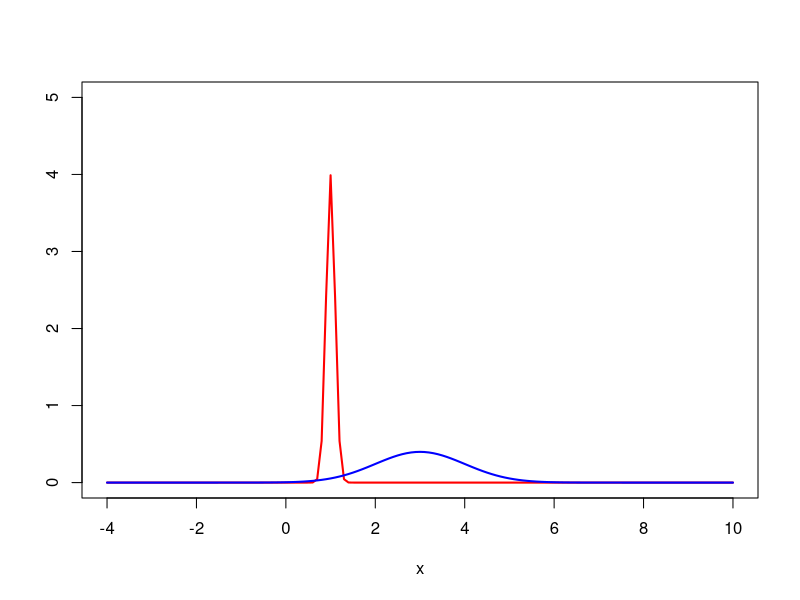
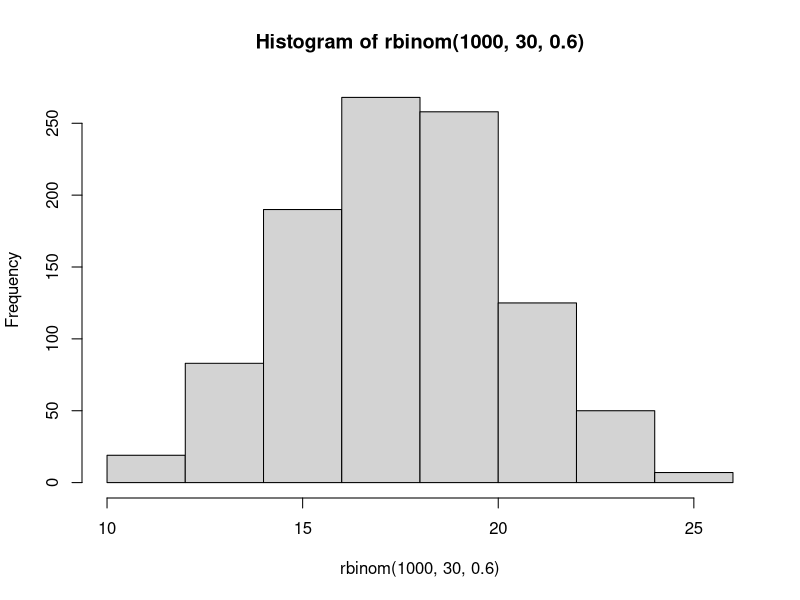
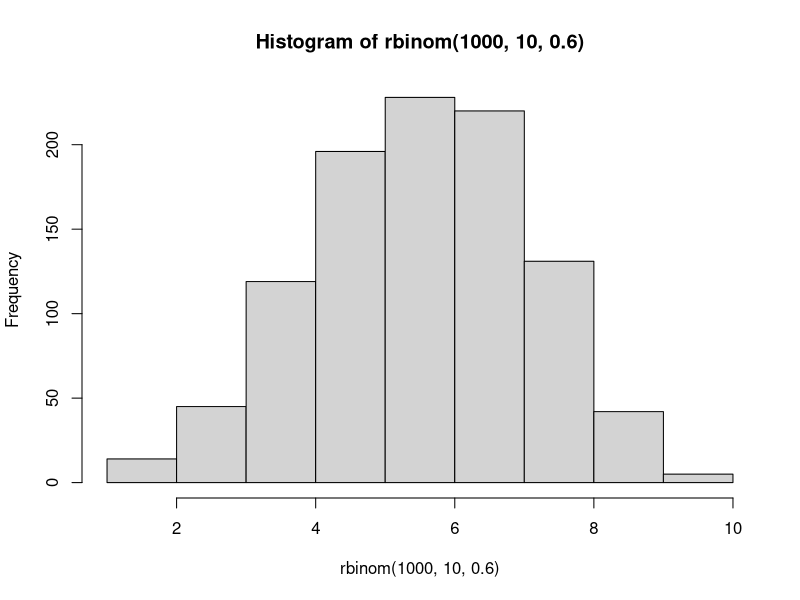
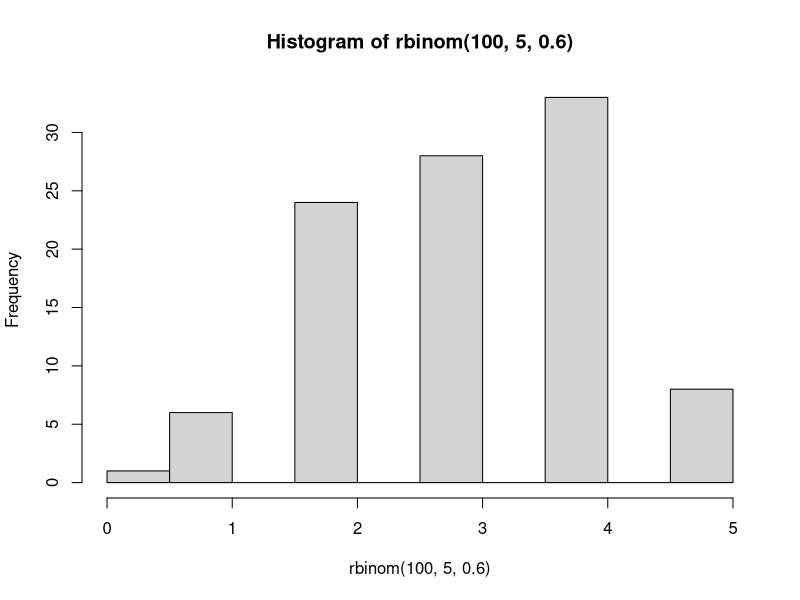
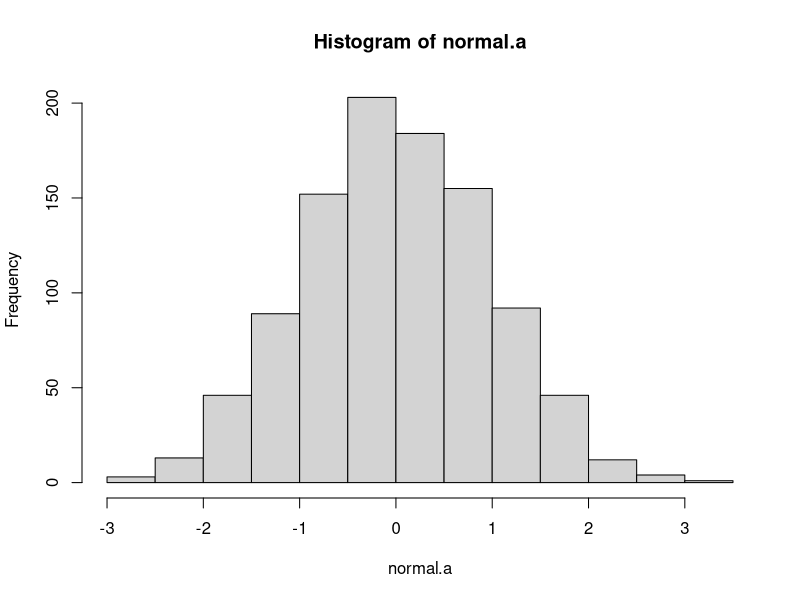
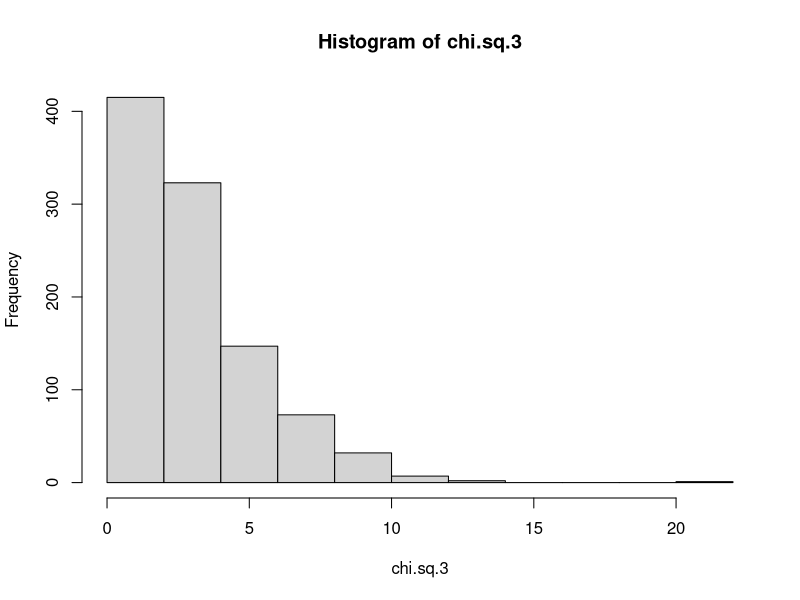
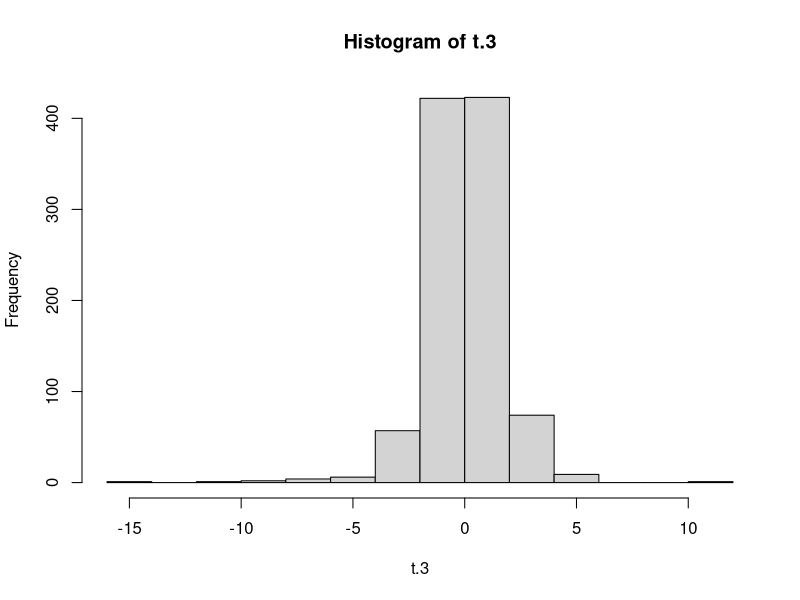
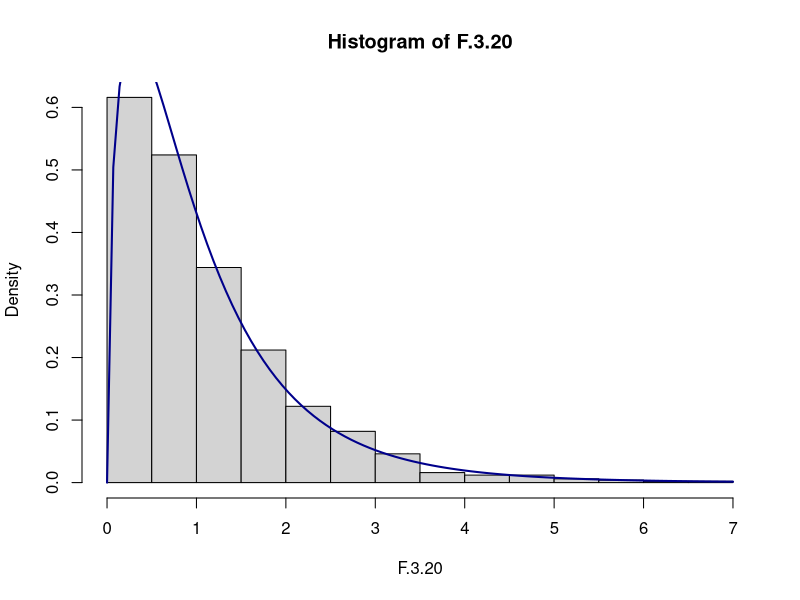

Recreate these plots in R, in order.
## ---- chunk 1
knitr::opts_chunk$set(echo = TRUE, warning=FALSE, message=FALSE)
## ---- chunk 2
rm(list = setdiff(ls(), lsf.str()))

# Plot Normal Distributions with 
#-----------------------------------------
# Same standard deviation, different mean
#-----------------------------------------
# Mean 1, sd 1
# Grid of X-axis values
x <- seq(-4, 10, 0.1)

plot(x, dnorm(x, mean = 1, sd = 0.1), type = "l",
   ylim = c(0, 5), ylab = "", lwd = 2, col = "red")+
# Mean 3, sd 1
lines(x, dnorm(x, mean = 3, sd = 1), col = "blue", lty = 1, lwd = 2)



## ---- chunk 3
# # Function Syntax
# 
# function_name <- function(arg_1, arg_2, ...) {
#    Function body 
# }
## ---- chunk 4

# Calculate the 60th %ile of the standard normal.
qnorm(0.6,0,1)

# Calculate the probability that a value lies below 0.8 in the standard normal distribution
pnorm(0.8,0,1)


# Draw 1000 samples of 30 coin tosses with p(heads) = 0.6 # and plot the distribution
# Syntax: rbinom (# observations, # trials per observation, probability of success )
hist(rbinom(1000,30,0.6))

# Do the above with only 10 trials per observation
hist(rbinom(1000,10,0.6))

# Do the above with 100 observations and 5 trials per observation
hist(rbinom(100,5,0.6))


## ---- chunk 5
# Transformations between probability distributions

# generate 1000 trials from a normal distribution
normal.a <- rnorm( n=1000, mean=0, sd=1 ) 
hist( normal.a )

#next, we generate a chi-square distribution with 3 #degrees of freedom:

normal.b <- rnorm( n=1000 )  # another set of normally distributed data
normal.c <- rnorm( n=1000 )  # and another!

# Take the SUM of SQUARES of the above 3 normally distributed variables a, b, and c
chi.sq.3 <- (normal.a)^2 + (normal.b)^2 + (normal.c)^2 

# and the resulting chi.sq.3 variable should contain 1000 observations that follow a chi-square distribution with 3 degrees of freedom. You can use the hist() function to have a look at these observations yourself

hist(chi.sq.3)



## Now how do we get to a t-distribution from Normal and chi-sq distributions?
# First, take a scaled chi-sq by dividing it by the degrees of freedom
scaled.chi.sq.3 <- chi.sq.3 / 3
# Then take a normally distributed variable and divide them by the square root of the scaled chi-sq variable to get a t-distribution with the same degrees of freedom

normal.d <- rnorm( n=1000 )                # yet another #set of normally distributed data
t.3 <- normal.d / sqrt( scaled.chi.sq.3 )  # divide by #square root of scaled chi-square to get t
hist (t.3)


## To get to an F distribution, take the ratio between two scaled chi-sq distributions.
# F distribution with 3 and 20 degrees of freedom:
# first take two chi-sq variables, with 3 dof and 20 dof respectively, and take the ratio:

chi.sq.20 <- rchisq( 1000, 20)                 # generate chi square data with df = 20...
scaled.chi.sq.20 <- chi.sq.20 / 20             # scale #the chi square variable...
F.3.20 <-  scaled.chi.sq.3  / scaled.chi.sq.20 # take the ratio of the two chi squares...
hist( F.3.20, freq = FALSE)                                 # ... and draw a picture
curve(df(x, 3, 20), 
      col="darkblue", lwd=2, add=TRUE, yaxt="n")
## The curve above confirms this looks similar if you use the R built-in function df (just like dnorm, but for the F distribution)



## ---- chunk 6
# Q1 Plot a normal distribution with mean = 2, s.d. = 0.4

# Q2 Calculate the 85th %ile of the above distribution.

# Q3 Calculate the probability that a value lies in between 1 and 2 given the above distribution

# Q4 Plot a simulated t-distribution with 5 degrees of freedom.

## ---- chunk 7
# Q1 Plot a normal distribution with mean = 2, s.d. = 0.4
mean1 <- 2
sd1 <- 0.4
norm.1 <- rnorm(1000, mean1, sd1)
hist(norm.1)
## ---- chunk 8
# Q2 Calculate the 85th %ile of the above distribution.
qnorm(0.85,mean1,sd1)

## ---- chunk 9
# Q3 Calculate the probability that a value lies in between 1 and 2 given the above distribution
abs(pnorm(1,mean1,sd1) - pnorm(2,mean1,sd1))
## ---- chunk 10
# Q4 Plot a simulated t-distribution with 5 degrees of freedom.
chi.df5 <- rchisq(1000, 5)
hist(chi.df5)
scaled.chi.df5 <- chi.df5 / 5
norm.q4 <- rnorm(1000)
t.df5 <- norm.q4 / sqrt(scaled.chi.df5)
hist(t.df5)
